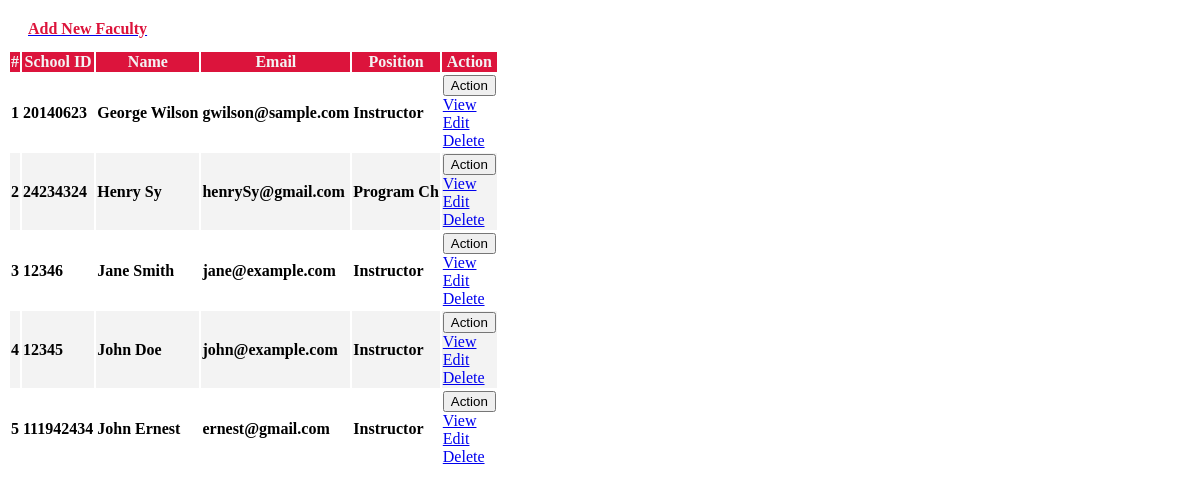
Page /admin/faculty_list.php on the committed database.
### tables this page shows
CREATE TABLE `faculty_list` (
  `id` int(30) NOT NULL,
  `school_id` varchar(100) NOT NULL,
  `firstname` varchar(200) NOT NULL,
  `lastname` varchar(200) NOT NULL,
  `email` varchar(200) NOT NULL,
  `password` text NOT NULL,
  `avatar` text NOT NULL DEFAULT '\'\\\'\\\\\\\'\\\\\\\\\\\\\\\'no-image-available.png\\\\\\\\\\\\\\\'\\\\\\\'\\\'\'',
  `date_created` datetime NOT NULL DEFAULT current_timestamp(),
  `position` varchar(10) NOT NULL
);

### admin/faculty_list.php (the view, shortened to what this page needs)
<?php include'db_connect.php' ?>
<div class="col-lg-12">
    <div class="card card-outline card-success">
        <div class="card-header">
            <div class="card-tools">
                <a class="btn btn-block btn-sm btn-default btn-flat border-primary" href="./index.php?page=new_faculty"><i class="fa fa-plus"></i> <span style="color: #dc143c; font-weight: bold;">Add New Faculty</span></a>
            </div>
        </div>
        <div class="card-body">
        <table class="table tabe-hover table-bordered styled-table" id="list">
                <thead>
                    <tr>
                        <th class="text-center">#</th>
                        <th>School ID</th>
                        <th>Name</th>
                        <th>Email</th>
                        <th>Position</th>
                        <th>Action</th>
                    </tr>
                </thead>
                <tbody>
                    <?php
                    $i = 1;
                    $qry = $conn->query("SELECT *, concat(firstname, ' ', lastname) as name FROM faculty_list ORDER BY concat(firstname, ' ', lastname) ASC");
                    while ($row = $qry->fetch_assoc()):
                    ?>
                    <tr>
                        <th class="text-center"><?php echo $i++ ?></th>
                        <td><b><?php echo $row['school_id'] ?></b></td>
                        <td><b><?php echo ucwords($row['name']) ?></b></td>
                        <td><b><?php echo $row['email'] ?></b></td>
                        <td><b><?php echo $row['position'] ?></b></td>
                        <td class="text-center">
                            <button type="button" class="btn btn-default btn-sm btn-flat border-info wave-effect text-info dropdown-toggle" data-toggle="dropdown" aria-expanded="true">
                                Action
                            </button>
                            <div class="dropdown-menu" style="">
                                <a class="dropdown-item view_faculty" href="javascript:void(0)" data-id="<?php echo $row['id'] ?>">View</a>
                                <a class="dropdown-item" href="./index.php?page=edit_faculty&id=<?php echo $row['id'] ?>">Edit</a>
                                <a class="dropdown-item delete_faculty" href="javascript:void(0)" data-id="<?php echo $row['id'] ?>">Delete</a>
                            </div>
                        </td>
                    </tr>
                    <?php endwhile; ?>
                </tbody>
            </table>
        </div>
    </div>
</div>

### admin/faculty_list.php (style rules this page uses)
.styled-table tbody tr { border-bottom: 1px solid #dddddd; }
.styled-table tbody tr:nth-of-type(even) { background-color: #f3f3f3; }
.styled-table tbody tr:last-of-type { border-bottom: 2px solid #009879; }
thead th { background-color: #dc143c; color: #f3f3f3; font-weight: bold; }
.card-success.card-outline { border-top: none; }
.card-header { background-color: transparent; border-bottom: none; padding: .75rem 1.25rem; position: relative; border-top-left-radius: .25rem; border-top-right-radius: .25rem; }

### rows in the picture
faculty_list: school "20140623", name "George Wilson", email "gwilson@sample.com", position "Instructor"
faculty_list: school "24234324", name "Henry Sy", email "henrySy@gmail.com", position "Program Ch"
faculty_list: school "12346", name "Jane Smith", email "jane@example.com", position "Instructor"
faculty_list: school "12345", name "John Doe", email "john@example.com", position "Instructor"
faculty_list: school "111942434", name "John Ernest", email "ernest@gmail.com", position "Instructor"
